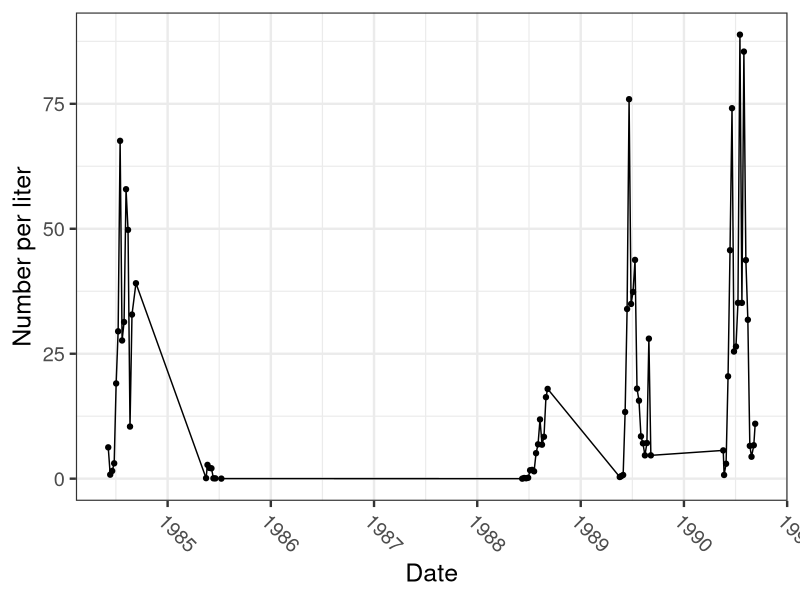
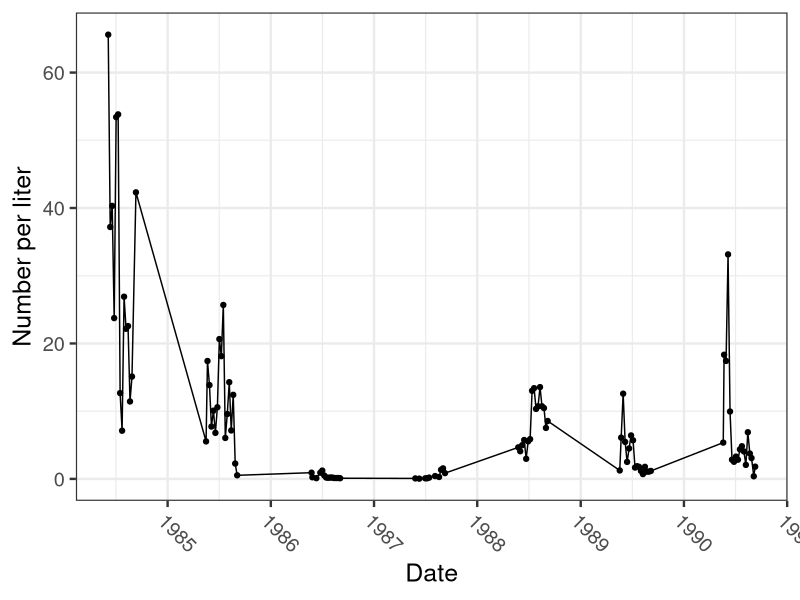
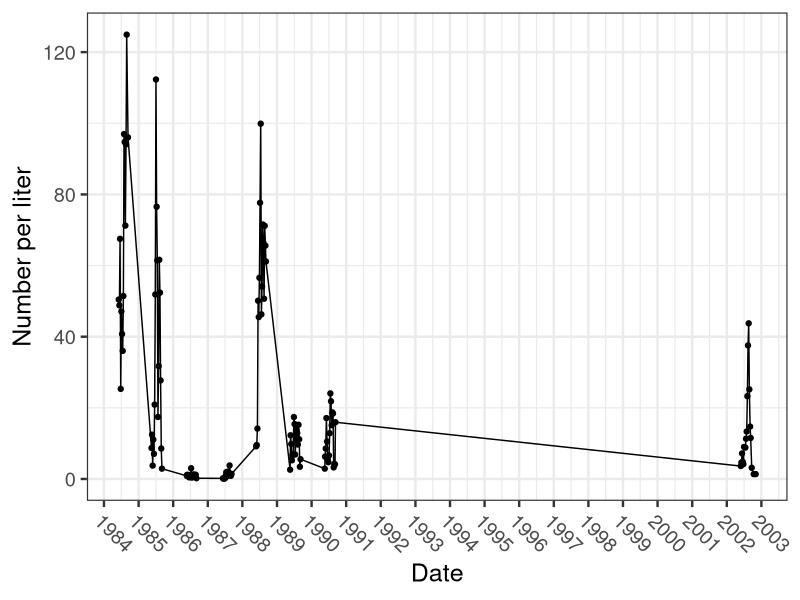
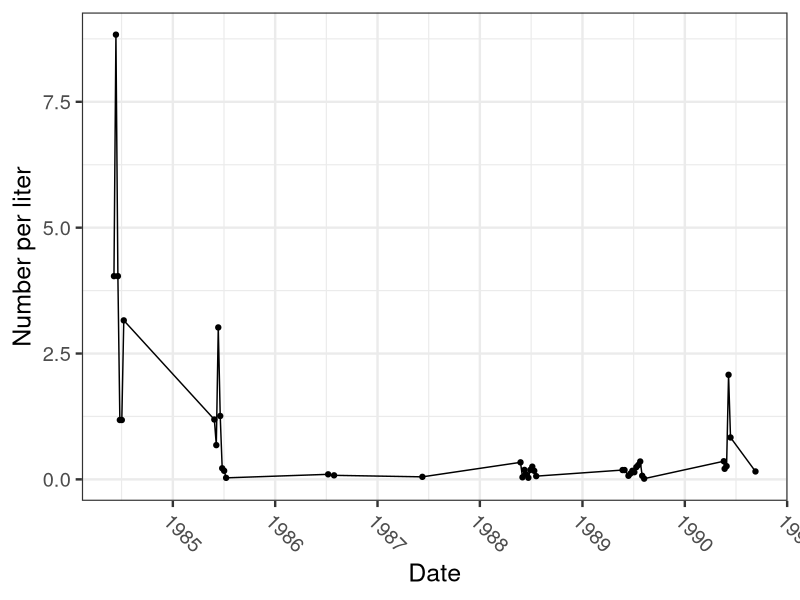
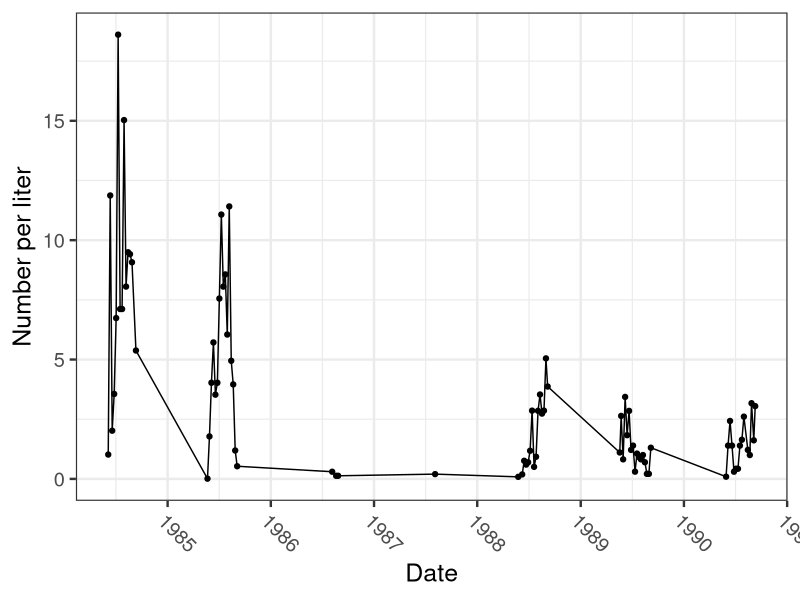
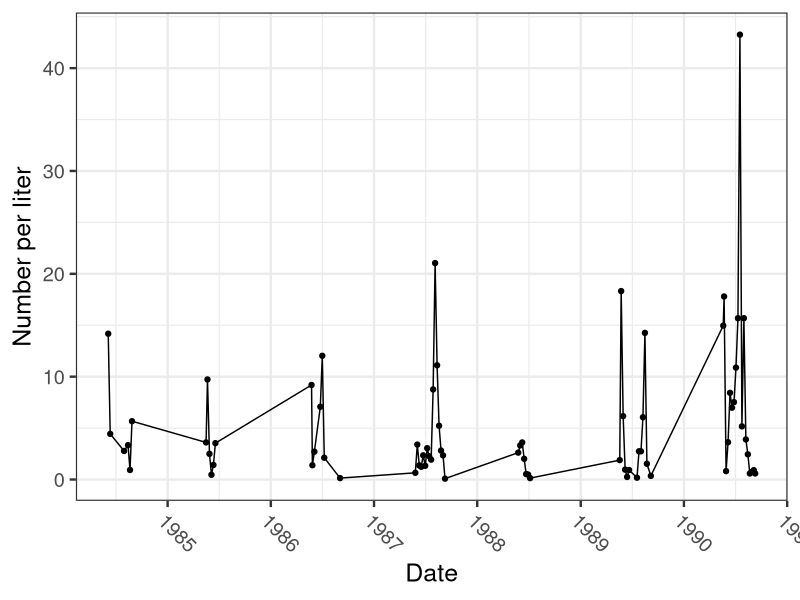
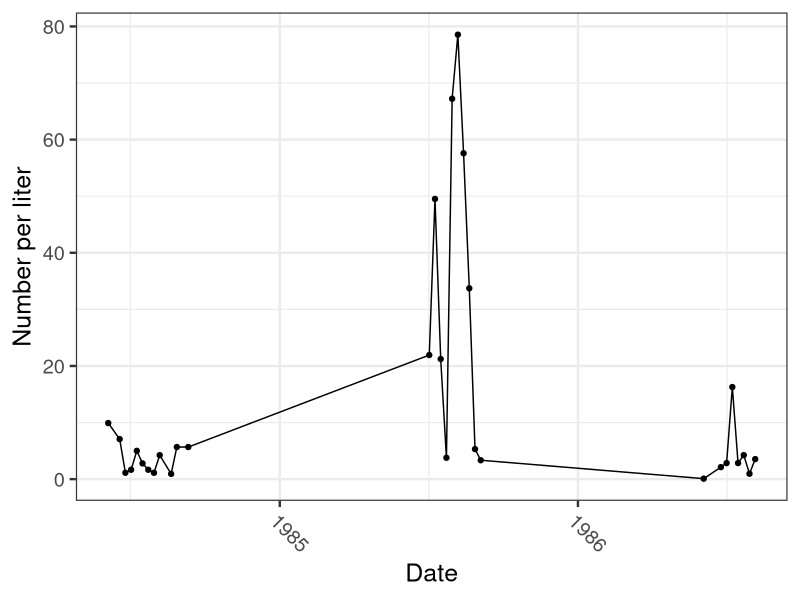
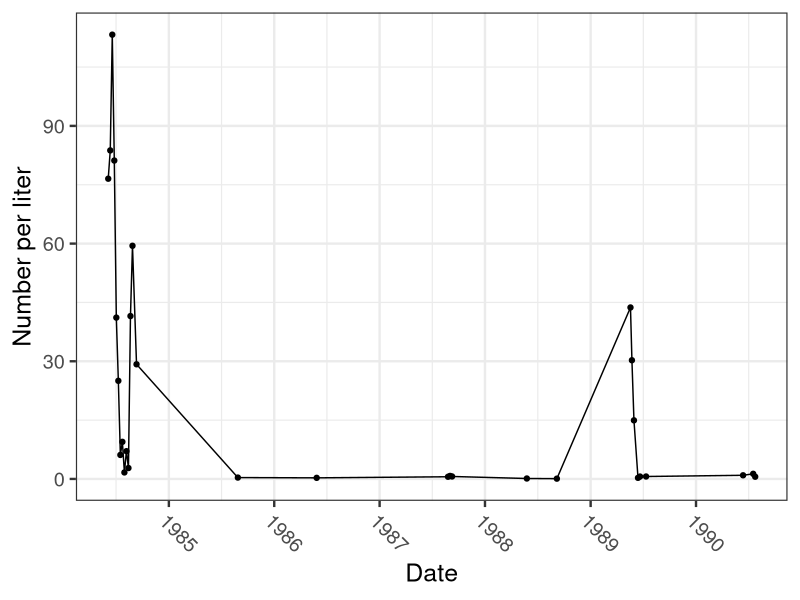

Source code (R) for these figures, in order:
# Data from
# https://lter.limnology.wisc.edu/data_TL_zoopcatalog/search

library(ggplot2)
library(scales)

data_TL_zoop <- read.csv("./data/cascade_project__zooplankton.csv")

head(data_TL_zoop)

# subset for Tuesday lake only 
data_TL_zoop <- subset(data_TL_zoop, data_TL_zoop$lakeid=="T")

# how many unique species 
length(unique(data_TL_zoop$taxon_name))
sort(unique(data_TL_zoop$taxon_name))

# How many observations per species 
sort(table(data_TL_zoop$taxon_name))

# convert dates to true dates 
data_TL_zoop$date <- as.Date(data_TL_zoop$sampledate)

# plot a time series
for (i in unique(data_TL_zoop$taxon_name)){

  temp_data <- subset(data_TL_zoop, taxon_name==i)
  
  temp <- ggplot(temp_data, aes(date,density)) 
  temp <- temp + geom_point() + geom_line()
  temp <- temp + ylab("Number per liter")
  temp <- temp + xlab("Date")
  temp <- temp + theme_bw(base_size=18)
  temp <- temp + scale_x_date(labels=date_format("%Y"),breaks=date_breaks("year"))
  temp <- temp + theme(axis.text.x = element_text(angle=315,hjust=0)) # fix here
  print(temp)
  
}




